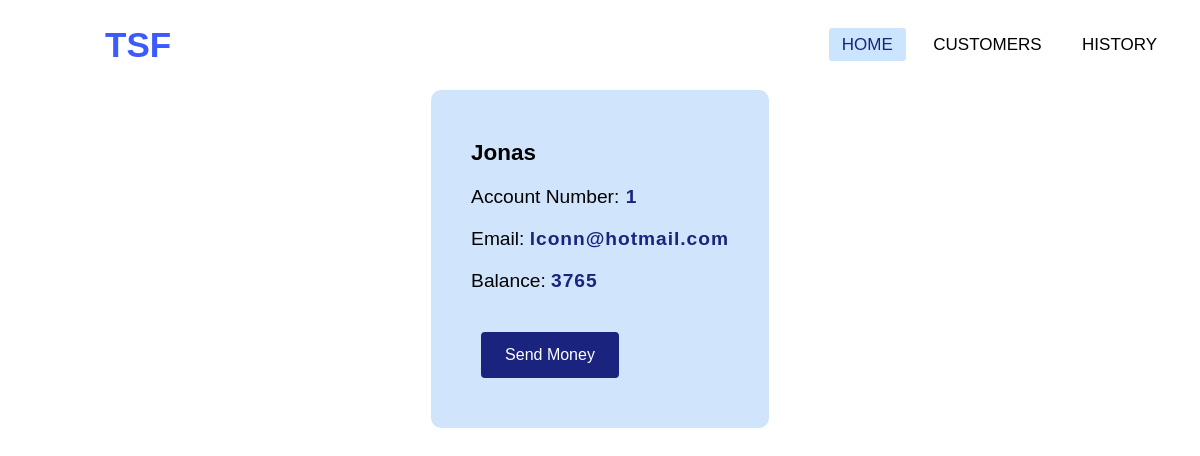
The page /profile.php?id=1 on the database its author committed.
### tables this page shows
CREATE TABLE `customer` (
  `id` int(11) NOT NULL,
  `name` char(25) DEFAULT NULL,
  `email` varchar(25) DEFAULT NULL,
  `balance` int(11) DEFAULT NULL
);

### profile.php (the view, shortened to what this page needs)
<!DOCTYPE html>
<html lang="en">
<head>
    <link rel="stylesheet" href="style.css">
</head>
<body>
	<?php
	include 'conn.php';
	?>
	<div class="navbar">
		<nav>
			<label class="logo">TSF</label>
			<ul>
				<li><a class="active" href="index.php">Home</a></li>
				<li><a href="customers.php">Customers</a></li>
				<li><a href="history.php">History</a></li>
			</ul>
		</nav>
	</div>
	<?php
	$id = $_GET['id'];
	$query = "SELECT * FROM customer where id='$id' ";
	$query_run = mysqli_query($conn, $query);
	if (mysqli_num_rows($query_run) > 0) {
		foreach ($query_run as $row) {
			echo '<div class="container" >';
			echo '<div class="profile" >';
			echo '<h3>' . $row['name'] . ' </h3>
					<p> Account Number:<b> ' . $row['id'] . '</b> </p>
					<p> Email: <b>' . $row['email'] . ' </b></p>
					<p> Balance: <b>' . $row['balance'] . ' </b></p>
					<p></p>
				';
		}
	} else {
		echo "<p>No record found.</p";
	}
	?>
	<td><button class="sendbtn"><a href="transfer.php?name=<?php echo $row['name']; ?>"> Send Money </a> </button></td>
</body>
</html>

### style.css (style rules this page uses)
* { --primary: #3D5AFE; --secondary: #d0e5fc; --ppurple: #1a237e; --pgreen: #3BB44A; --pred: #DA3543; --lgreen: #D4EDDA; --lred: #F8D7DA; --lblue: #CCE5FF; --lgrey: #a0a2c0; font-family: 'Rubik', sans-serif; box-sizing: border-box; margin: 0; padding: 0; text-decoration: none; list-style: none; }
nav { position: fixed; top: 0; left: 0; width: 100%; padding: 5px; background-color: white; z-index: 5; height: 80px; width: 100%; }
label.logo { color: var(--primary); font-size: 35px; line-height: 80px; padding: 0 100px; font-weight: bold; }
nav ul { float: right; margin-right: 20px; }
nav ul li { display: inline-block; line-height: 80px; margin: 0 5px; }
nav ul li a { color: black; font-size: 17px; padding: 7px 13px; border-radius: 3px; text-transform: uppercase; }
nav ul li a.active { color: var(--ppurple); font-variant: small-caps; }
nav ul li a.active, nav ul li a:hover { color: var(--ppurple); background-color: var(--lblue); transition: .5s; }
.container { display: grid; place-items: center; overflow-x: auto; margin-top: 70px; }
.profile { margin-top: 20px; text-align: left; font-size: larger; background-color: var(--secondary); padding: 40px; border-radius: 10px; }
.profile p, h3, button { padding: 10px 0; }
.profile b { color: var(--ppurple); letter-spacing: 0.05em; }
.profile .sendbtn a { color: white; text-decoration: none; padding: 10px; margin: 0 auto; }
button { border-radius: .25em; font-size: 16px; padding: 12px 12px; cursor: pointer; margin: 10px; border: none; outline: none; justify-content: center; background-color: var(--ppurple); border: 2px solid var(--ppurple); color: white; text-decoration: none; }

### rows shown on the page
customer: name "Jonas", id "1", email "lconn@hotmail.com", balance "3765"
